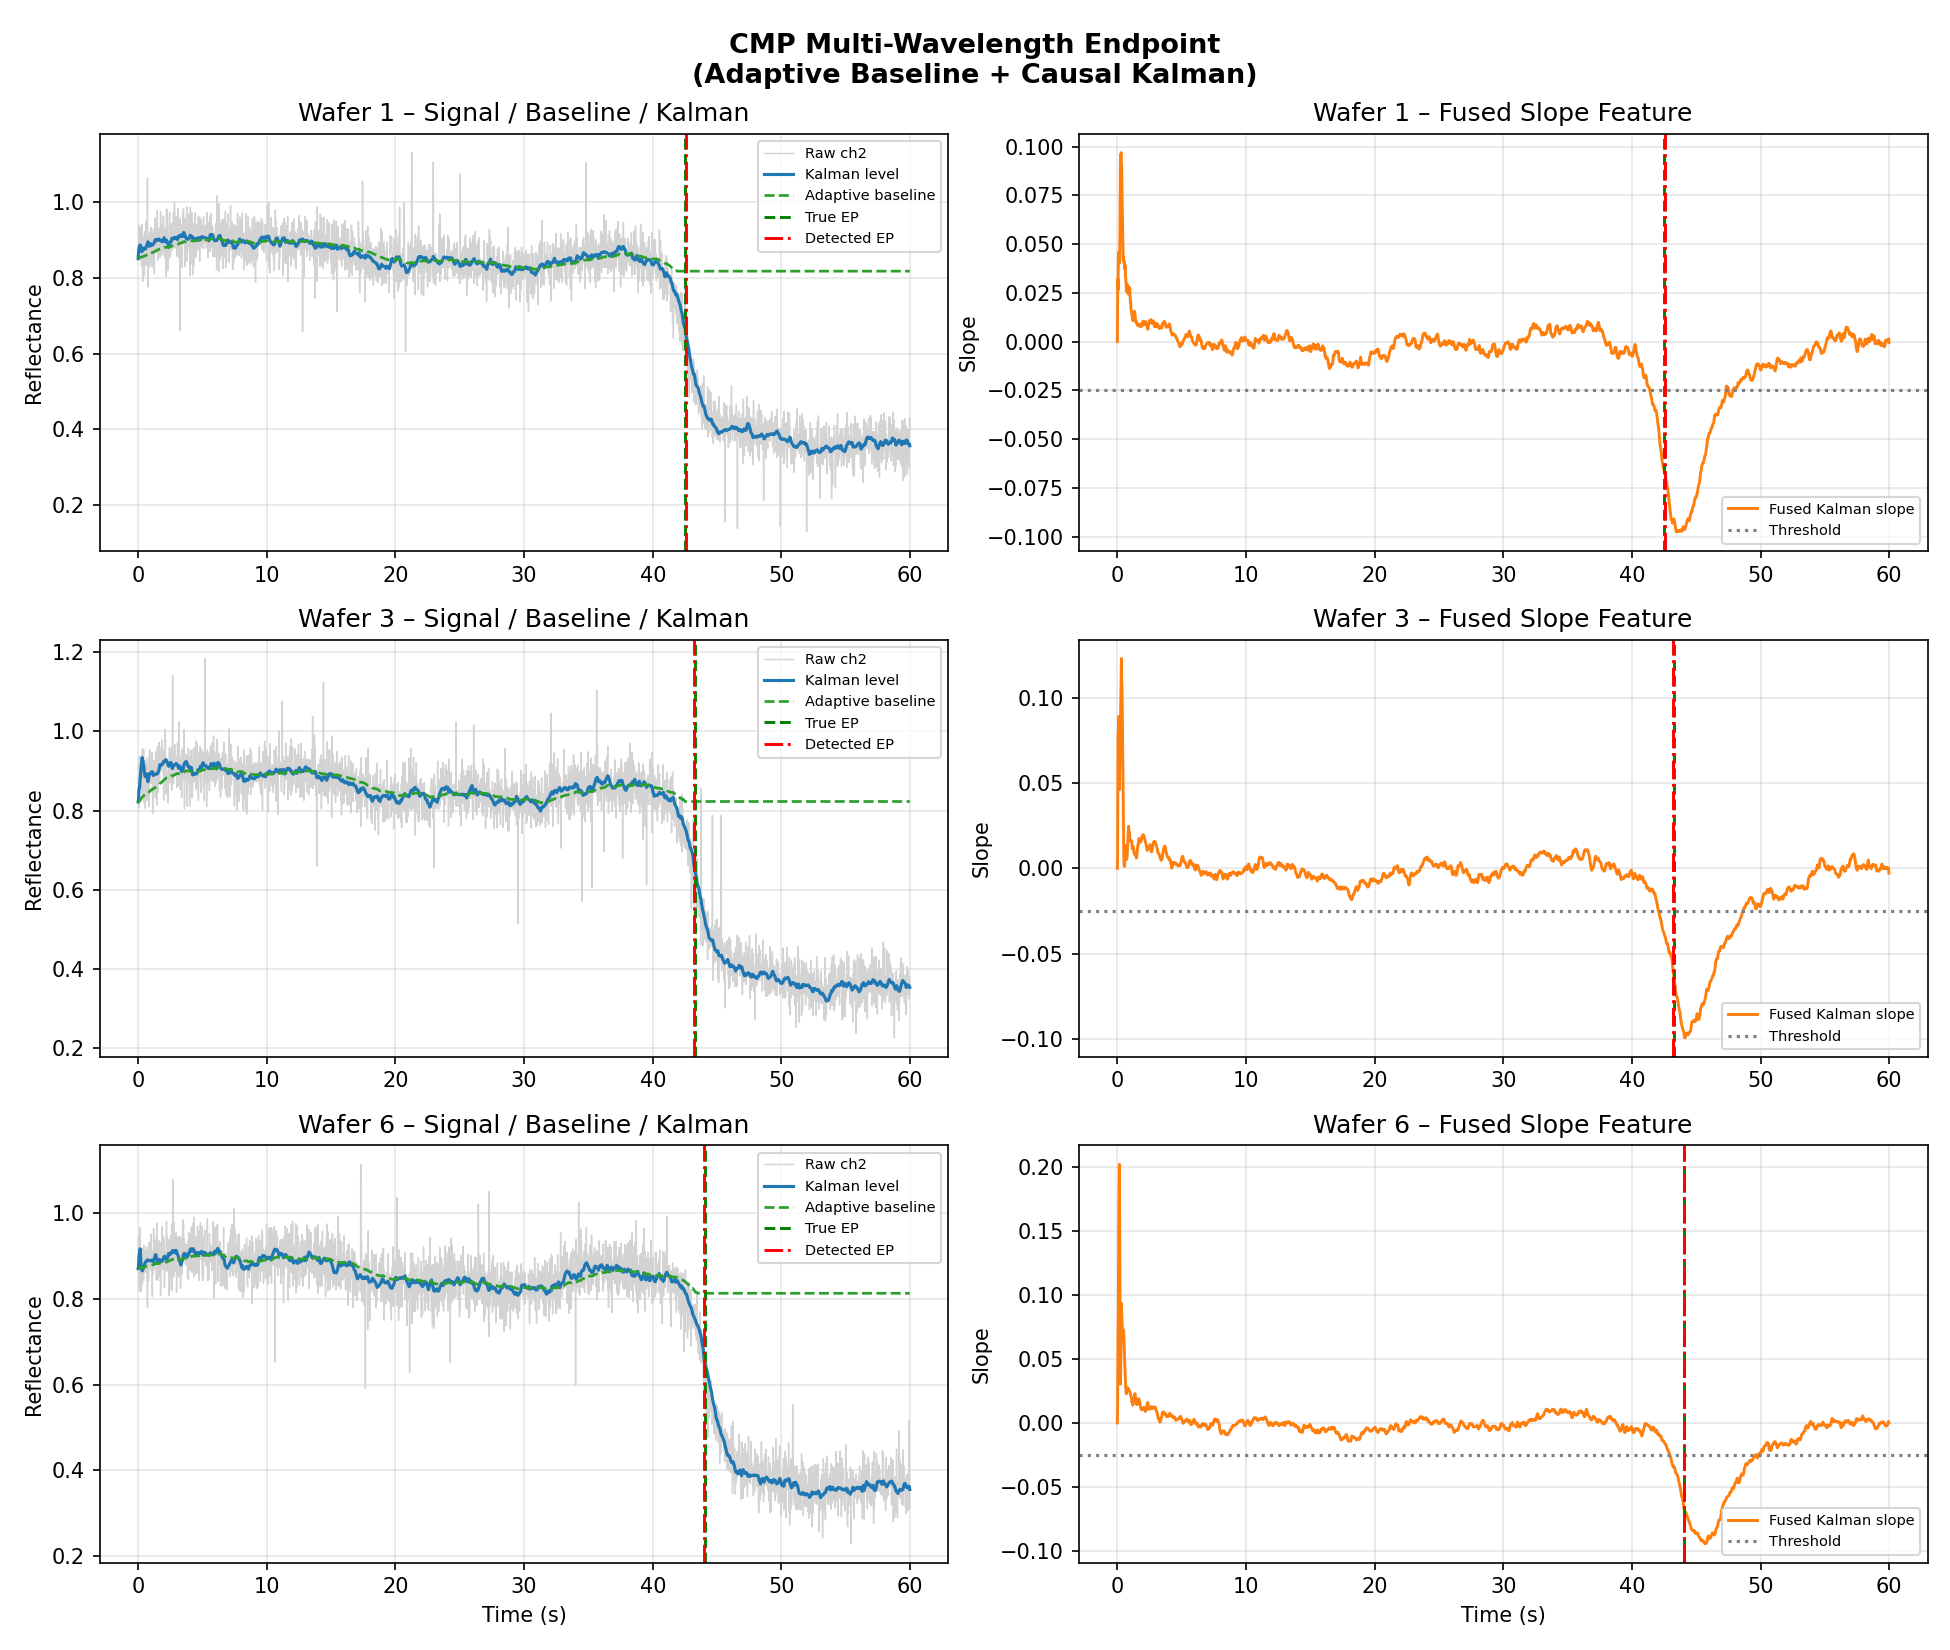

Write Python code to recreate this figure.
"""
CMP In-Situ Optical Endpoint Enhanced Demo
=============================================
Adds:
- Multi-wavelength signals (3 channels)
- Adaptive baseline
- Causal Kalman filter (level + slope)
"""

import numpy as np
import pandas as pd
import matplotlib.pyplot as plt
from scipy import signal

# ----------------------------------------------------------------------
# 1. Multi-wavelength signal simulation
# ----------------------------------------------------------------------
def simulate_multiwavelength_signal(
    duration_s=60.0,
    sample_rate_hz=50.0,
    true_endpoint_s=42.0,
    seed=None,
):
    """
    Simulate 3 optical channels (e.g. 500 nm, 650 nm, 800 nm).
    Each has slightly different transition shape, noise and a small
    timing offset typical of real multi-wavelength endpoint heads.
    """
    rng = np.random.default_rng(seed)
    t = np.arange(0, duration_s, 1.0 / sample_rate_hz)
    n = len(t)

    channels = {}
    # Channel parameters: (amplitude, transition_width, time_offset, noise_std)
    specs = {
        "ch1_500nm": (0.48, 2.6, -0.3, 0.045),
        "ch2_650nm": (0.45, 2.9,  0.0, 0.038),
        "ch3_800nm": (0.42, 3.2,  0.4, 0.050),
    }

    for name, (amp, width, t_off, nstd) in specs.items():
        ep = true_endpoint_s + t_off
        ideal = 0.88 - amp / (1.0 + np.exp(-(t - ep) / (width / 4)))
        ideal += -0.0012 * np.clip(t - 5, 0, ep)
        ideal = np.clip(ideal, 0.22, 0.95)

        drift = 0.025 * np.sin(2 * np.pi * t / 33) + 0.012 * np.sin(2 * np.pi * t / 11)
        noise = rng.normal(0, nstd, n)
        spikes = np.zeros(n)
        sp = rng.random(n) < 0.007
        spikes[sp] = rng.choice([-1, 1], size=sp.sum()) * rng.uniform(0.12, 0.30, sp.sum())

        channels[name] = ideal + drift + noise + spikes

    df = pd.DataFrame({"time_s": t, **channels})
    df["true_endpoint_s"] = true_endpoint_s
    return df


def generate_lot(n_wafers=8, base_endpoint=42.0, seed=42):
    rng = np.random.default_rng(seed)
    wafers = []
    for i in range(n_wafers):
        ep = base_endpoint + rng.normal(0, 1.7)
        if i == 5:
            ep += 4.3
        df = simulate_multiwavelength_signal(true_endpoint_s=ep, seed=seed + i)
        df["wafer_id"] = i + 1
        wafers.append(df)
    return wafers


# ----------------------------------------------------------------------
# 2. Adaptive baseline (causal)
# ----------------------------------------------------------------------
def adaptive_baseline(x, alpha=0.015):
    """
    Simple exponential adaptive baseline.
    Tracks the slowly varying pre-endpoint level.
    alpha small → slow adaptation (good for baseline).
    """
    baseline = np.zeros_like(x)
    baseline[0] = x[0]
    for i in range(1, len(x)):
        # Only adapt when the signal is relatively flat / high
        # (very simple gate – real systems use more sophisticated logic)
        if x[i] > baseline[i-1] - 0.08:
            baseline[i] = (1 - alpha) * baseline[i-1] + alpha * x[i]
        else:
            baseline[i] = baseline[i-1]
    return baseline


# ----------------------------------------------------------------------
# 3. Causal Kalman filter (level + slope)
# ----------------------------------------------------------------------
def kalman_level_slope(z, dt=0.02, q_level=1e-5, q_slope=3e-6, r=0.0025):
    """
    Simple 2-state Kalman filter:
      state = [level, slope]
    Fully causal.
    """
    n = len(z)
    # State transition
    F = np.array([[1.0, dt],
                  [0.0, 1.0]])
    H = np.array([[1.0, 0.0]])          # we observe level only

    Q = np.array([[q_level, 0],
                  [0, q_slope]])
    R = np.array([[r]])

    x = np.array([z[0], 0.0])           # initial state
    P = np.eye(2) * 0.1

    level_est = np.zeros(n)
    slope_est = np.zeros(n)

    for i in range(n):
        # Predict
        x = F @ x
        P = F @ P @ F.T + Q

        # Update
        y = z[i] - H @ x
        S = H @ P @ H.T + R
        K = P @ H.T @ np.linalg.inv(S)
        x = x + (K @ y).flatten()
        P = (np.eye(2) - K @ H) @ P

        level_est[i] = x[0]
        slope_est[i] = x[1]

    return level_est, slope_est


# ----------------------------------------------------------------------
# 4. Full processing pipeline
# ----------------------------------------------------------------------
def process_signal(df, sample_rate=50.0):
    t = df["time_s"].values
    dt = t[1] - t[0]

    # Use the most stable channel as primary (ch2) and keep the others for fusion
    primary = df["ch2_650nm"].values
    ch1 = df["ch1_500nm"].values
    ch3 = df["ch3_800nm"].values

    # Light spike cleaning
    primary = signal.medfilt(primary, kernel_size=5)
    ch1 = signal.medfilt(ch1, kernel_size=5)
    ch3 = signal.medfilt(ch3, kernel_size=5)

    # Adaptive baseline on primary channel
    baseline = adaptive_baseline(primary, alpha=0.012)

    # Kalman on primary channel
    level_k, slope_k = kalman_level_slope(primary, dt=dt)

    # Simple multi-channel fusion: average of the three Kalman levels
    # (in a real system this would be a proper weighted / PCA / ML fusion)
    _, slope1 = kalman_level_slope(ch1, dt=dt)
    _, slope3 = kalman_level_slope(ch3, dt=dt)
    slope_fused = (slope_k + 0.7 * slope1 + 0.7 * slope3) / 2.4

    out = df.copy()
    out["primary"] = primary
    out["baseline"] = baseline
    out["level_kalman"] = level_k
    out["slope_kalman"] = slope_k
    out["slope_fused"] = slope_fused
    return out


# ----------------------------------------------------------------------
# 5. Detection using Kalman slope + adaptive baseline
# ----------------------------------------------------------------------
def detect_endpoint(
    df,
    slope_threshold=-0.025,
    drop_fraction=0.35,          # fraction of expected drop from baseline
    min_time_s=15.0,
    confirm_s=0.5,
    sample_rate=50.0,
):
    t = df["time_s"].values
    slope = df["slope_fused"].values
    level = df["level_kalman"].values
    baseline = df["baseline"].values

    confirm = int(confirm_s * sample_rate)
    start = int(min_time_s * sample_rate)

    for i in range(start, len(slope) - confirm):
        if not np.all(slope[i:i+confirm] < slope_threshold):
            continue
        # Require a significant drop relative to the adaptive baseline
        drop = baseline[i] - level[i]
        if drop > drop_fraction * 0.45:          # 0.45 ≈ typical full drop
            return {
                "detected": True,
                "endpoint_time_s": float(t[i]),
                "true_endpoint_s": float(df["true_endpoint_s"].iloc[0]),
                "error_s": float(t[i] - df["true_endpoint_s"].iloc[0]),
            }

    return {
        "detected": False,
        "endpoint_time_s": np.nan,
        "true_endpoint_s": float(df["true_endpoint_s"].iloc[0]),
        "error_s": np.nan,
    }


# ----------------------------------------------------------------------
# 6. Main
# ----------------------------------------------------------------------
def main():
    print("=" * 70)
    print("CMP Endpoint – Multi-λ + Adaptive Baseline + Kalman")
    print("=" * 70)

    wafers = generate_lot(n_wafers=8, seed=42)
    results = []
    processed = []

    for df in wafers:
        proc = process_signal(df)
        det = detect_endpoint(proc)
        results.append(det)
        processed.append(proc)

        status = "DETECTED" if det["detected"] else "MISSED"
        print(f"Wafer {df['wafer_id'].iloc[0]:2d} | "
              f"True: {det['true_endpoint_s']:5.1f}s | "
              f"Det: {det['endpoint_time_s']:5.1f}s | "
              f"Err: {det['error_s']:+5.2f}s | {status}")

    # -------------------- Plots (first 3 interesting wafers) --------------------
    fig, axes = plt.subplots(3, 2, figsize=(13, 11))
    fig.suptitle("CMP Multi-Wavelength Endpoint\n"
                 "(Adaptive Baseline + Causal Kalman)", fontsize=13, fontweight="bold")

    for ax_idx, w_idx in enumerate([0, 2, 5]):
        df = processed[w_idx]
        det = results[w_idx]

        # Left: signals + baseline + Kalman level
        ax = axes[ax_idx, 0]
        ax.plot(df["time_s"], df["ch2_650nm"], color="lightgray", lw=0.7, label="Raw ch2")
        ax.plot(df["time_s"], df["level_kalman"], color="C0", lw=1.5, label="Kalman level")
        ax.plot(df["time_s"], df["baseline"], color="C2", lw=1.3, ls="--", label="Adaptive baseline")
        ax.axvline(det["true_endpoint_s"], color="green", ls="--", lw=1.4, label="True EP")
        if det["detected"]:
            ax.axvline(det["endpoint_time_s"], color="red", ls="-.", lw=1.4, label="Detected EP")
        ax.set_ylabel("Reflectance")
        ax.set_title(f"Wafer {w_idx+1} – Signal / Baseline / Kalman")
        ax.legend(loc="upper right", fontsize=7)
        ax.grid(True, alpha=0.3)

        # Right: fused Kalman slope
        ax2 = axes[ax_idx, 1]
        ax2.plot(df["time_s"], df["slope_fused"], color="C1", lw=1.4, label="Fused Kalman slope")
        ax2.axhline(-0.025, color="gray", ls=":", label="Threshold")
        ax2.axvline(det["true_endpoint_s"], color="green", ls="--", lw=1.4)
        if det["detected"]:
            ax2.axvline(det["endpoint_time_s"], color="red", ls="-.", lw=1.4)
        ax2.set_ylabel("Slope")
        ax2.set_title(f"Wafer {w_idx+1} – Fused Slope Feature")
        ax2.legend(loc="lower right", fontsize=7)
        ax2.grid(True, alpha=0.3)

    axes[-1, 0].set_xlabel("Time (s)")
    axes[-1, 1].set_xlabel("Time (s)")
    plt.tight_layout()
    plt.savefig("endpoint_multi_kalman.png", dpi=150)
    print("\nSaved: endpoint_multi_kalman.png")
    print("Done.")


if __name__ == "__main__":
    main()
